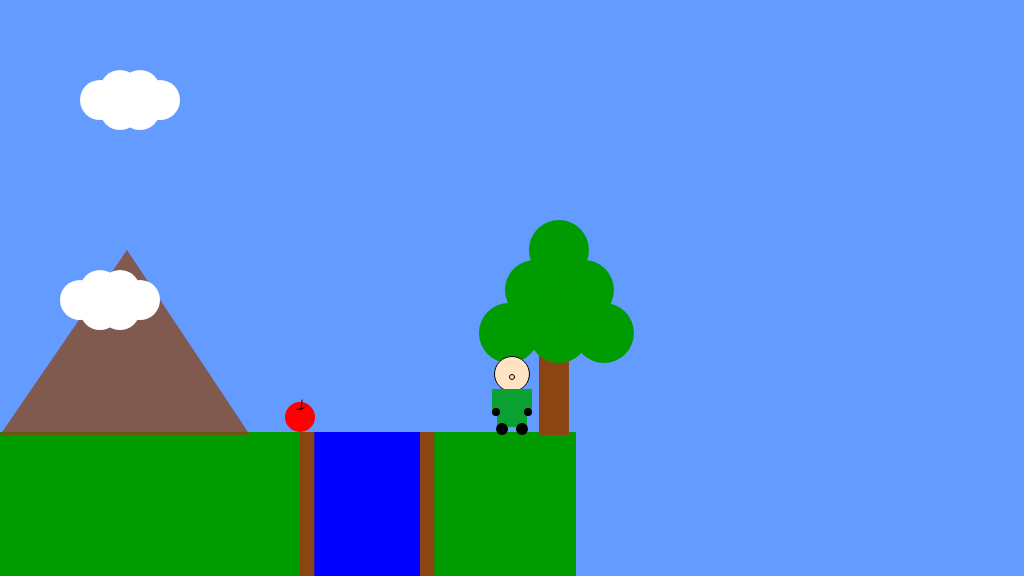
Frame 1 (no input)
Frame 60 (no input): identical to frame 1, image omitted
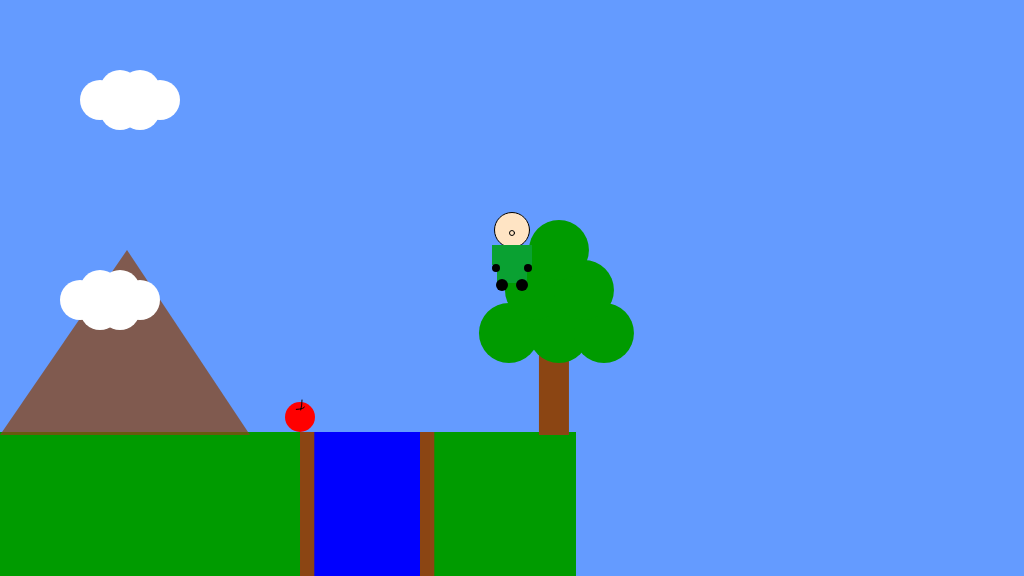
Frame 120 (the mouse pressed at the canvas centre since frame 60)

The p5.js sketch that drew these frames (run headless with seeded random() and noise() and a simulated clock; from frame 60 on, the mouse is pressed at the canvas centre):

// p5.js sketch
// ── sketch.js
/*

The Game Project

2b - using variables

*/

var floorPos_y;

var gameChar_x;
var gameChar_y;

var treePos_x;
var treePos_y;

var canyon;
var collectable;

var mountain;
var cloud;

function l_cloud(x, y, z = 50) {
	ellipse(x, y, z, z);
	ellipse(x + 20, y + 10, z, z);
	ellipse(x, y + 20, z, z);
	ellipse(x - 20, y + 20, z, z);
	ellipse(x - 45, y + 10, z, z);
	ellipse(x - 20, y, z, z)
};

function setup() {
	createCanvas(1024, 576);
	floorPos_y = 432; //NB. we are now using a variable for the floor position

	//NB. We are now using the built in variables height and width
	gameChar_x = width / 2;
	gameChar_y = floorPos_y;

	treePos_x = width / 1.9;
	treePos_y = height / 1.72;

	canyon = { x_pos: 0, width: 100 };

	collectable = { x_pos: 100, y_pos: 100, size: 50 };

	mountain = { x_pos: 100, y_pos: 100 };

	cloud = { x_pos: 100, y_pos: 100, width: 10, height: 10 };

}

function draw() {
	background(100, 155, 255); //fill the sky blue

	noStroke();
	fill(0, 155, 0);
	rect(0, floorPos_y, height, width - floorPos_y); //draw some green ground



	//Cloud and Mountain 

	noStroke();
	fill(255);
	//Cloud in the sky
	ellipse(cloud.x_pos, cloud.y_pos, cloud.width + 30, cloud.height + 30);
	ellipse(cloud.x_pos + 20, cloud.y_pos - 10, cloud.width + 30, cloud.height + 30);
	ellipse(cloud.x_pos + 20, cloud.y_pos + 10, cloud.width + 30, cloud.height + 30);
	ellipse(cloud.x_pos + 40, cloud.y_pos - 10, cloud.width + 30, cloud.height + 30);
	ellipse(cloud.x_pos + 40, cloud.y_pos + 10, cloud.width + 30, cloud.height + 30);
	ellipse(cloud.x_pos + 60, cloud.y_pos, cloud.width + 30, cloud.height + 30);
	noStroke();
	fill(255);
	fill(139, 69, 19, 190);
	//mountain
	triangle(mountain.x_pos - 100, mountain.y_pos + 335, mountain.x_pos + 150, mountain.y_pos + 335, mountain.x_pos + 27, mountain.y_pos + 150);
	fill(255, 255, 255);
	//Cloud casting mountain
	ellipse(cloud.x_pos - 20, cloud.y_pos + 200, cloud.width + 30, cloud.height + 30);
	ellipse(cloud.x_pos, cloud.y_pos + 190, cloud.width + 30, cloud.height + 30);
	ellipse(cloud.x_pos, cloud.y_pos + 210, cloud.width + 30, cloud.height + 30);
	ellipse(cloud.x_pos + 20, cloud.y_pos + 190, cloud.width + 30, cloud.height + 30);
	ellipse(cloud.x_pos + 20, cloud.y_pos + 210, cloud.width + 30, cloud.height + 30);
	ellipse(cloud.x_pos + 40, cloud.y_pos + 200, cloud.width + 30, cloud.height + 30);
	//Cloud and Mountein end

	// Tree 
	// fill brown
	fill(139, 69, 19);
	rect(treePos_x, treePos_y, 30, 100);
	// fill green
	fill(0, 155, 0);
	ellipse(treePos_x - 30, 333, 60, 60);
	ellipse(treePos_x + 20, 333, 60, 60);
	ellipse(treePos_x + 65, 333, 60, 60);
	ellipse(treePos_x - 4, 290, 60, 60);
	ellipse(treePos_x + 45, 290, 60, 60);
	ellipse(treePos_x + 20, 250, 60, 60);
	//Tree ends

	//Canyon from here

	//fill sky blue
	fill(0, 0, 255);
	rect(canyon.x_pos + 310, 432, canyon.width + 10, 144);
	fill(139, 69, 19);
	rect(canyon.x_pos + 300, 432, canyon.width / 7, 144);
	rect(canyon.x_pos + 420, 432, canyon.width / 7, 144);
	//Canyon End

	//Collectable Itenm
	noStroke();
	fill(255);
	fill(255, 0, 0);
	ellipse(collectable.x_pos * 3, collectable.y_pos + 317, collectable.size - 20, collectable.size - 20);
	fill(255, 255, 0, 0);
	stroke(0);
	arc(collectable.x_pos + 187, collectable.y_pos + 300, 30, 50, 0, PI / 5.0); // lower quarter circle
	arc(collectable.x_pos + 193, collectable.y_pos + 307, 23, 5, 0, PI / 5.0); // lower quarter circle
	//collectable item end.



	//Front facing character
	fill("#FFE4C4")
	ellipse(gameChar_x, gameChar_y - 58, 35, 35);

	fill('#FFE4C4');
	stroke('black'); // Add stroke to make the nose more obvious
	ellipse(gameChar_x, gameChar_y - 55, 5, 5);

	noStroke();
	fill("#0aa132");
	rect(gameChar_x - 15, gameChar_y - 43, 30, 38);
	rect(gameChar_x - 20, gameChar_y - 43, 5, 20);
	rect(gameChar_x + 15, gameChar_y - 43, 5, 20);


	fill('black')
	ellipse(gameChar_x - 10, gameChar_y - 3, 12, 12);
	ellipse(gameChar_x + 10, gameChar_y - 3, 12, 12);
	ellipse(gameChar_x - 16, gameChar_y - 20, 8, 8);
	ellipse(gameChar_x + 16, gameChar_y - 20, 8, 8);
	//Front facing character end






}

function mousePressed() {
	// Move character where user clicks on the screen.
	gameChar_x = mouseX;
	gameChar_y = mouseY;


}
